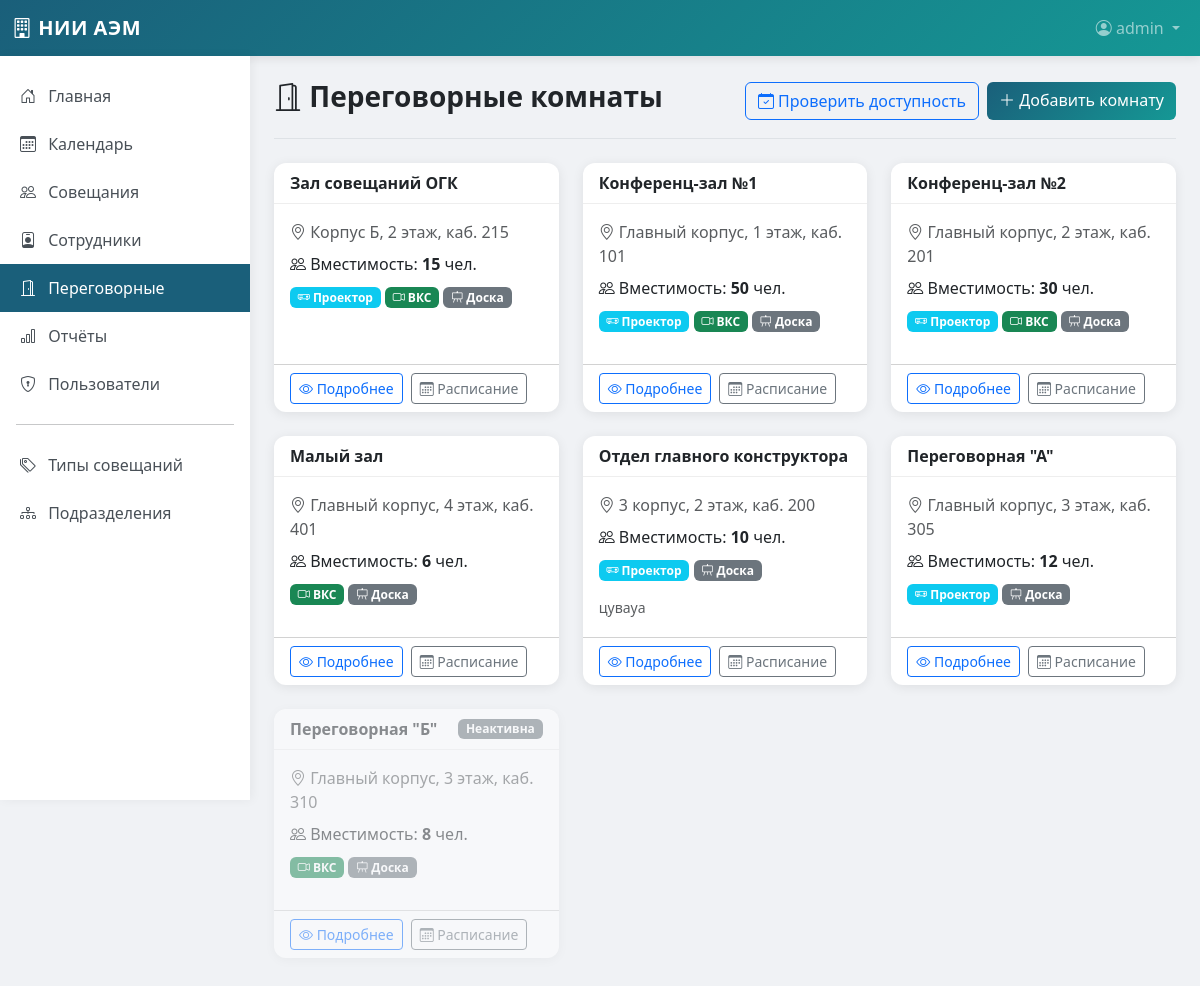
/rooms/ (signed in), run on the app's committed database.
### app/models.py (models this page shows, shortened)
class User(UserMixin, db.Model):
    id = db.Column(db.Integer, primary_key=True)
    username = db.Column(db.String(64), unique=True, nullable=False, index=True)
    email = db.Column(db.String(120), unique=True, nullable=False, index=True)
    password_hash = db.Column(db.String(256))
    role = db.Column(db.String(20), default='user')  # admin, manager, user
    employee_id = db.Column(db.Integer, db.ForeignKey('employee.id'), nullable=True)
    is_active = db.Column(db.Boolean, default=True)  # True = активен, False = заблокирован
    created_at = db.Column(db.DateTime, default=lambda: datetime.now(timezone.utc))
    employee = db.relationship('Employee', backref='user_account', uselist=False)
    def is_admin(self):
        return self.role == 'admin'

class Room(db.Model):
    id = db.Column(db.Integer, primary_key=True)
    name = db.Column(db.String(100), nullable=False)
    building = db.Column(db.String(100))
    floor = db.Column(db.Integer)
    room_number = db.Column(db.String(20))
    capacity = db.Column(db.Integer, default=10)
    has_projector = db.Column(db.Boolean, default=False)
    has_video_conf = db.Column(db.Boolean, default=False)
    has_whiteboard = db.Column(db.Boolean, default=True)
    description = db.Column(db.Text)
    is_active = db.Column(db.Boolean, default=True)
    meetings = db.relationship('Meeting', backref='room', lazy='dynamic')
    @property
    def location(self):
        parts = []
        if self.building:
            parts.append(self.building)
        if self.floor:
            parts.append(f'{self.floor} этаж')
        if self.room_number:
            parts.append(f'каб. {self.room_number}')
        return ', '.join(parts) if parts else 'Не указано'

### app/routes/rooms.py (the view)
@bp.route('/')
@login_required
def index():
    rooms = Room.query.order_by(Room.name).all()
    return render_template('rooms/index.html', rooms=rooms)

### app/models.py (called while the page is built)
@login_manager.user_loader
def load_user(id):
    return User.query.get(int(id))

### app/templates/rooms/index.html (shortened to what this page needs)
{% extends "base.html" %}
{% block content %}
<div class="page-header d-flex justify-content-between align-items-center">
    <h1><i class="bi bi-door-open"></i> Переговорные комнаты</h1>
    <div class="d-flex gap-2">
        <a href="{{ url_for('rooms.availability') }}" class="btn btn-outline-primary">
            <i class="bi bi-calendar-check"></i> Проверить доступность
        </a>
        <a href="{{ url_for('rooms.create') }}" class="btn btn-primary">
            <i class="bi bi-plus-lg"></i> Добавить комнату
        </a>
    </div>
</div>
<div class="row">
    {% if rooms %}
        {% for room in rooms %}
        <div class="col-md-6 col-lg-4 mb-4">
            <div class="card h-100 {{ 'opacity-50' if not room.is_active }}">
                <div class="card-header d-flex justify-content-between align-items-center">
                    <span class="fw-semibold">{{ room.name }}</span>
                    {% if not room.is_active %}
                    <span class="badge bg-secondary">Неактивна</span>
                    {% endif %}
                </div>
                <div class="card-body">
                    <p class="text-muted mb-2">
                        <i class="bi bi-geo-alt"></i> {{ room.location }}
                    </p>
                    <p class="mb-2">
                        <i class="bi bi-people"></i> Вместимость: <strong>{{ room.capacity }}</strong> чел.
                    </p>
                    <div class="mb-3">
                        {% if room.has_projector %}
                        <span class="badge bg-info"><i class="bi bi-projector"></i> Проектор</span>
                        {% endif %}
                        {% if room.has_video_conf %}
                        <span class="badge bg-success"><i class="bi bi-camera-video"></i> ВКС</span>
                        {% endif %}
                        {% if room.has_whiteboard %}
                        <span class="badge bg-secondary"><i class="bi bi-easel"></i> Доска</span>
                        {% endif %}
                    </div>
                    {% if room.description %}
                    <p class="small text-muted mb-0">{{ room.description }}</p>
                    {% endif %}
                </div>
                <div class="card-footer bg-transparent">
                    <div class="d-flex gap-2">
                        <a href="{{ url_for('rooms.view', id=room.id) }}" class="btn btn-sm btn-outline-primary">
                            <i class="bi bi-eye"></i> Подробнее
                        </a>
                        <a href="{{ url_for('rooms.schedule', id=room.id) }}" class="btn btn-sm btn-outline-secondary">
                            <i class="bi bi-calendar3"></i> Расписание
                        </a>
                    </div>
                </div>
            </div>
        </div>
        {% endfor %}
    {% endif %}
</div>
{% endblock %}

### app/templates/base.html (shortened to what this page needs)
<!DOCTYPE html>
<html lang="ru">
<head>
    <link href="https://cdn.jsdelivr.net/npm/bootstrap@5.3.2/dist/css/bootstrap.min.css" rel="stylesheet">
    <link href="https://cdn.jsdelivr.net/npm/bootstrap-icons@1.11.1/font/bootstrap-icons.css" rel="stylesheet">
    <link href="https://cdn.jsdelivr.net/npm/fullcalendar@6.1.10/index.global.min.css" rel="stylesheet">
</head>
<body>
    <nav class="navbar navbar-expand-lg navbar-dark">
        <div class="container-fluid">
            <a class="navbar-brand" href="{{ url_for('main.index') }}">
                <i class="bi bi-building"></i> НИИ АЭМ
            </a>
            <div class="collapse navbar-collapse" id="navbarNav">
                <ul class="navbar-nav ms-auto">
                    {% if current_user.is_authenticated %}
                    <li class="nav-item dropdown">
                        <a class="nav-link dropdown-toggle" href="#" id="userDropdown" role="button"
                           data-bs-toggle="dropdown" aria-expanded="false">
                            <i class="bi bi-person-circle"></i> {{ current_user.username }}
                        </a>
                    </li>
                    {% endif %}
                </ul>
            </div>
        </div>
    </nav>
    <div class="d-flex">
        {% if current_user.is_authenticated %}
        <nav class="sidebar d-none d-md-block">
            <ul class="nav flex-column">
                <li class="nav-item">
                    <a class="nav-link {{ 'active' if request.endpoint == 'main.index' }}"
                       href="{{ url_for('main.index') }}">
                        <i class="bi bi-house-door"></i> Главная
                    </a>
                </li>
                <li class="nav-item">
                    <a class="nav-link {{ 'active' if request.endpoint == 'main.calendar' }}"
                       href="{{ url_for('main.calendar') }}">
                        <i class="bi bi-calendar3"></i> Календарь
                    </a>
                </li>
                <li class="nav-item">
                    <a class="nav-link {{ 'active' if 'meetings' in request.endpoint }}"
                       href="{{ url_for('meetings.index') }}">
                        <i class="bi bi-people"></i> Совещания
                    </a>
                </li>
                <li class="nav-item">
                    <a class="nav-link {{ 'active' if 'employees' in request.endpoint }}"
                       href="{{ url_for('employees.index') }}">
                        <i class="bi bi-person-badge"></i> Сотрудники
                    </a>
                </li>
                <li class="nav-item">
                    <a class="nav-link {{ 'active' if 'rooms' in request.endpoint }}"
                       href="{{ url_for('rooms.index') }}">
                        <i class="bi bi-door-open"></i> Переговорные
                    </a>
                </li>
                <li class="nav-item">
                    <a class="nav-link {{ 'active' if 'reports' in request.endpoint }}"
                       href="{{ url_for('reports.index') }}">
                        <i class="bi bi-bar-chart"></i> Отчёты
                    </a>
                </li>
                {% if current_user.is_admin() %}
                <li class="nav-item">
                    <a class="nav-link {{ 'active' if 'admin' in request.endpoint }}"
                       href="{{ url_for('admin.users') }}">
                        <i class="bi bi-shield-lock"></i> Пользователи
                    </a>
                </li>
                {% endif %}
                <hr class="mx-3">
                <li class="nav-item">
                    <a class="nav-link" href="{{ url_for('meetings.types') }}">
                        <i class="bi bi-tags"></i> Типы совещаний
                    </a>
                </li>
                <li class="nav-item">
                    <a class="nav-link" href="{{ url_for('employees.departments') }}">
                        <i class="bi bi-diagram-3"></i> Подразделения
                    </a>
                </li>
            </ul>
        </nav>
        {% endif %}
        <main class="main-content flex-grow-1">
            {% block content %}{% endblock %}
        </main>
    </div>
</body>
</html>

### app/templates/base.html (style rules this page uses)
:root { --primary-color: #1a5f7a; --secondary-color: #159895; --accent-color: #57c5b6; --light-color: #f8f9fa; --dark-color: #212529; }
body { font-family: 'Segoe UI', Tahoma, Geneva, Verdana, sans-serif; background-color: #f0f2f5; min-height: 100vh; }
.navbar { background: linear-gradient(135deg, var(--primary-color), var(--secondary-color)); box-shadow: 0 2px 10px rgba(0,0,0,0.1); }
.navbar-brand { font-weight: 700; letter-spacing: 0.5px; }
.sidebar { background: white; box-shadow: 2px 0 10px rgba(0,0,0,0.05); min-height: calc(100vh - 56px); position: fixed; top: 56px; left: 0; width: 250px; z-index: 100; padding-top: 1rem; }
.sidebar .nav-link { color: #495057; padding: 0.75rem 1.25rem; border-radius: 0; transition: all 0.2s; }
.sidebar .nav-link.active { background-color: var(--primary-color); color: white; }
.sidebar .nav-link i { width: 24px; margin-right: 8px; }
.main-content { margin-left: 250px; padding: 1.5rem; min-height: calc(100vh - 56px); }
.card { border: none; border-radius: 12px; box-shadow: 0 2px 12px rgba(0,0,0,0.08); transition: transform 0.2s, box-shadow 0.2s; }
.card-header { background: transparent; border-bottom: 1px solid #eee; font-weight: 600; }
.btn-primary { background: linear-gradient(135deg, var(--primary-color), var(--secondary-color)); border: none; }
.page-header { margin-bottom: 1.5rem; padding-bottom: 1rem; border-bottom: 1px solid #dee2e6; }
.page-header h1 { font-size: 1.75rem; font-weight: 600; color: var(--dark-color); }

### data on the page
User: username "admin"
Room: name "Зал совещаний ОГК", location "Корпус Б, 2 этаж, каб. 215", capacity "15", has_projector True (drawn), has_video_conf True (drawn), has_whiteboard True (drawn)
Room: name "Конференц-зал №1", location "Главный корпус, 1 этаж, каб. 101", capacity "50", has_projector True (drawn), has_video_conf True (drawn), has_whiteboard True (drawn)
Room: name "Конференц-зал №2", location "Главный корпус, 2 этаж, каб. 201", capacity "30", has_projector True (drawn), has_video_conf True (drawn), has_whiteboard True (drawn)
Room: name "Малый зал", location "Главный корпус, 4 этаж, каб. 401", capacity "6", has_video_conf True (drawn), has_whiteboard True (drawn)
Room: name "Отдел главного конструктора", location "3 корпус, 2 этаж, каб. 200", capacity "10", has_projector True (drawn), has_whiteboard True (drawn), description "цувауа"
Room: name "Переговорная \"А\"", location "Главный корпус, 3 этаж, каб. 305", capacity "12", has_projector True (drawn), has_whiteboard True (drawn)
Room: name "Переговорная \"Б\"", is_active "Неактивна", location "Главный корпус, 3 этаж, каб. 310", capacity "8", has_video_conf True (drawn), has_whiteboard True (drawn)
